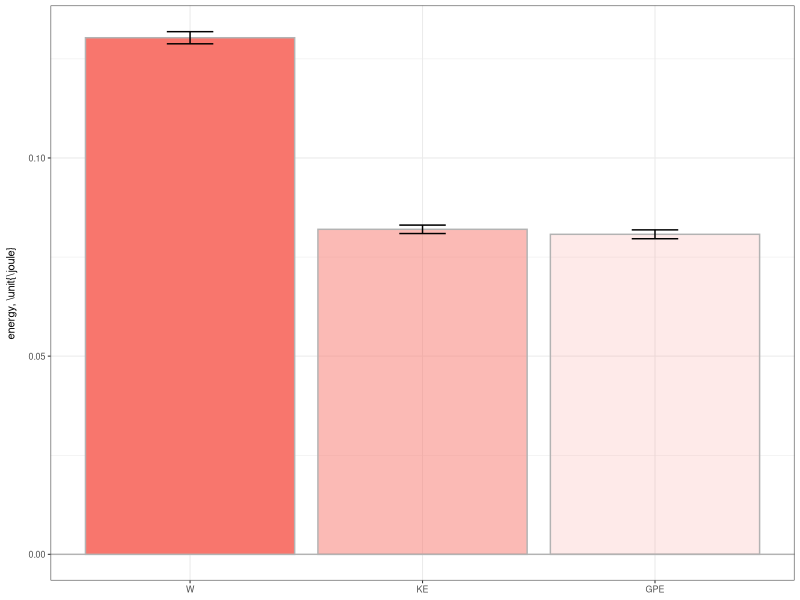
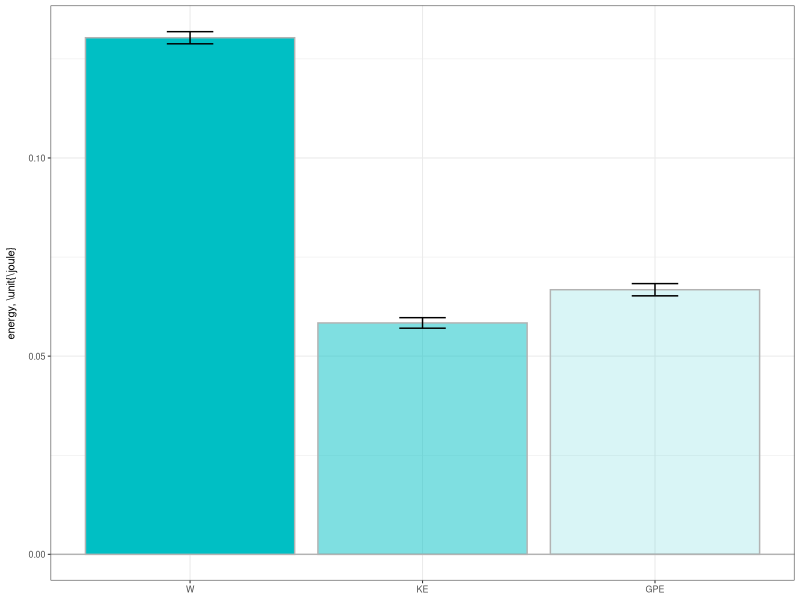

Reproduce these figures in R, in order.
library(ggplot2)
library(dplyr)

raw <- read.csv('energy.csv',header=TRUE)
raw$etype <- factor(raw$etype, levels=c("W","KE","GPE"))
data <- tibble(raw)

# happy energy figure
plotdata <- filter(data,type=='happy')
fig7a <- ggplot(plotdata, aes(x=etype,y=E,alpha=etype))+
      geom_hline(yintercept=0,color="gray70")+
      stat_summary(fun=mean,geom="bar",color="gray70",fill='#f8766d')+
      scale_alpha_manual(values=c(1.0,0.5,0.15))+
      stat_summary(fun.data="mean_sdl",fun.args=list(mult=1),geom="errorbar",width=0.2,alpha=1)+
      ylab('energy, \\unit{\\joule}')+
      theme_bw(base_size=8)+
      theme(legend.position="none",
	axis.title.x=element_blank(),
	axis.title.y=element_text(margin=margin(r=8)))
ggsave('fig7a.svg',plot=fig7a,width=3.4167,height=2,units="in")

# sad energy figure
plotdata <- filter(data,type=='sad')
fig7b <- ggplot(plotdata, aes(x=etype,y=E,alpha=etype))+
      geom_hline(yintercept=0,color="gray70")+
      stat_summary(fun=mean,geom="bar",color="gray70",fill='#00bfc4')+
      scale_alpha_manual(values=c(1.0,0.5,0.15))+
      stat_summary(fun.data="mean_sdl",fun.args=list(mult=1),geom="errorbar",width=0.2,alpha=1)+
      ylab('energy, \\unit{\\joule}')+
      theme_bw(base_size=8)+
      theme(legend.position="none",
	axis.title.x=element_blank(),
	axis.title.y=element_text(margin=margin(r=8)))
ggsave('fig7b.svg',plot=fig7b,width=3.4167,height=2,units="in")
